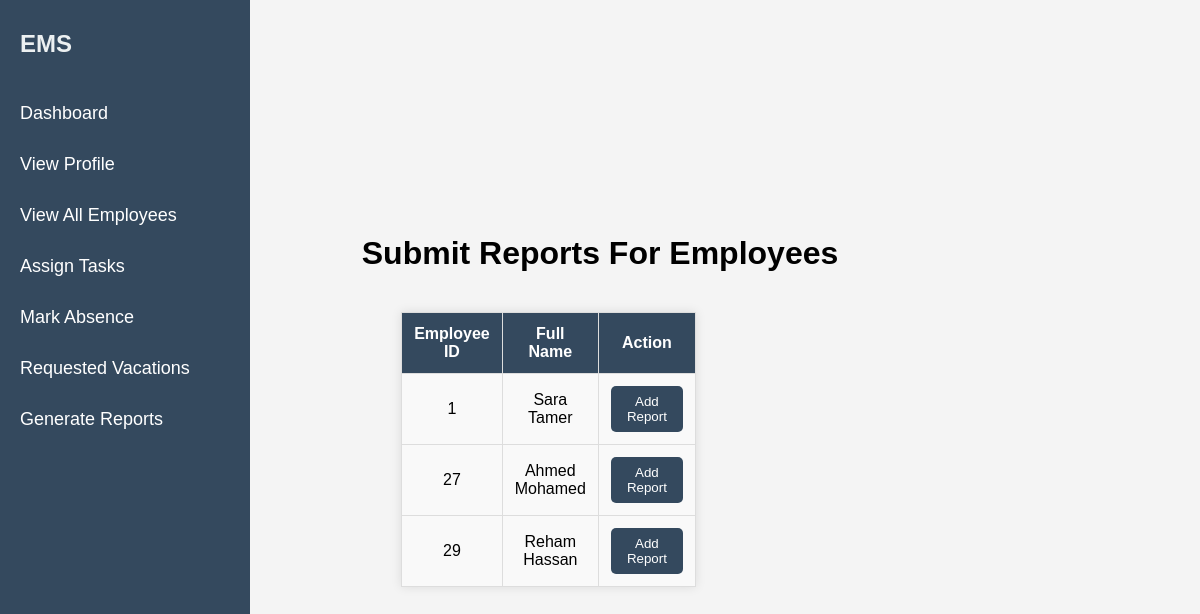
Screenshot of /Codes/add_report.php with the database file from the repository.
### tables this page shows
CREATE TABLE `employee` (
  `employee_id` int(11) NOT NULL,
  `person_id` int(11) NOT NULL,
  `department_id` int(11) DEFAULT NULL,
  `logi_id` int(14) NOT NULL,
  `password` varchar(225) NOT NULL
);

CREATE TABLE `person` (
  `person_id` int(11) NOT NULL,
  `first_name` varchar(225) NOT NULL,
  `last_name` varchar(225) NOT NULL,
  `age` int(10) NOT NULL,
  `address` varchar(225) NOT NULL,
  `phone_number` varchar(11) NOT NULL,
  `date_of_birth` date NOT NULL,
  `absent_times` int(10) DEFAULT NULL,
  `salary` decimal(20,0) NOT NULL,
  `job_title` varchar(225) NOT NULL,
  `gender` enum('male','female') NOT NULL,
  `role` enum('admin','employee','manager') NOT NULL
);

### Codes/add_report.php (the view, shortened to what this page needs)
<?php
include 'config.php';
$sql = "SELECT e.employee_id, p.first_name, p.last_name
        FROM employee e
        JOIN person p ON e.person_id = p.person_id";
$stmt = $database->prepare($sql);
$stmt->execute();
$employees = $stmt->fetchAll(PDO::FETCH_ASSOC);
?>
<!DOCTYPE html>
<html lang="en">
<head>
</head>
<body>
    <div class="sidebar">
        <div class="brand">EMS</div>
        <a href="dashboard_man.php">Dashboard</a>
        <a href="profile.php">View Profile</a>
        <a href="viewEmployees.php">View All Employees</a>
        <a href="assignTasks.php">Assign Tasks</a>
        <a href="retrieve_employees.php">Mark Absence</a>
        <a href="Requested_vacations_manager.php">Requested Vacations</a>
        <a href="#">Generate Reports</a>
    </div>
    <h1>Submit Reports For Employees </h1>
    <div>
        <table border="1">
            <thead>
                <tr>
                    <th>Employee ID</th>
                    <th>Full Name</th>
                    <th>Action</th>
                </tr>
            </thead>
            <tbody>
                <?php foreach ($employees as $employee): ?>
                    <tr>
                        <td><?= htmlspecialchars($employee['employee_id']) ?></td>
                        <td><?= htmlspecialchars($employee['first_name']) . ' ' . htmlspecialchars($employee['last_name']) ?>
                        </td>
                        <td>
                            <form action="insert_report.php" method="GET">
                                <button type="submit" class="action-button">Add Report</button>
                            </form>
                        </td>
                    </tr>
                <?php endforeach; ?>
            </tbody>
        </table>
    </div>
</body>
</html>

### Codes/add_report.php (style rules this page uses)
.sidebar { height: 100vh; position: fixed; top: 0; left: 0; width: 250px; background-color: #34495e; color: white; padding-top: 30px; }
.sidebar a { color: white; text-decoration: none; font-size: 18px; padding: 15px 20px; display: block; transition: all 0.3s ease; }
.sidebar .brand { font-size: 24px; font-weight: bold; color: #ecf0f1; text-align: left; margin-left: 20px; margin-bottom: 30px; }
body { font-family: Arial, sans-serif; display: flex; flex-direction: column; justify-content: center; align-items: center; height: 100vh; margin: 0; background-color: #f4f4f4; }
table { border-collapse: collapse; width: 50%; margin-top: 20px; background-color: white; box-shadow: 0px 0px 10px rgba(0, 0, 0, 0.1); }
th, td { padding: 12px; text-align: center; border: 1px solid #ddd; }
th { background-color: #34495e; color: white; }
td { background-color: #f9f9f9; }
button { padding: 8px 16px; background-color: #34495e; color: white; border: none; cursor: pointer; border-radius: 5px; text-align: center; }
h1 { text-align: center; margin-bottom: 20px; }

### rows the page displays
employee: employee_id "1", person.first_name "Sara", person.last_name "Tamer"
employee: employee_id "27", person.first_name "Ahmed", person.last_name "Mohamed"
employee: employee_id "29", person.first_name "Reham", person.last_name "Hassan"
